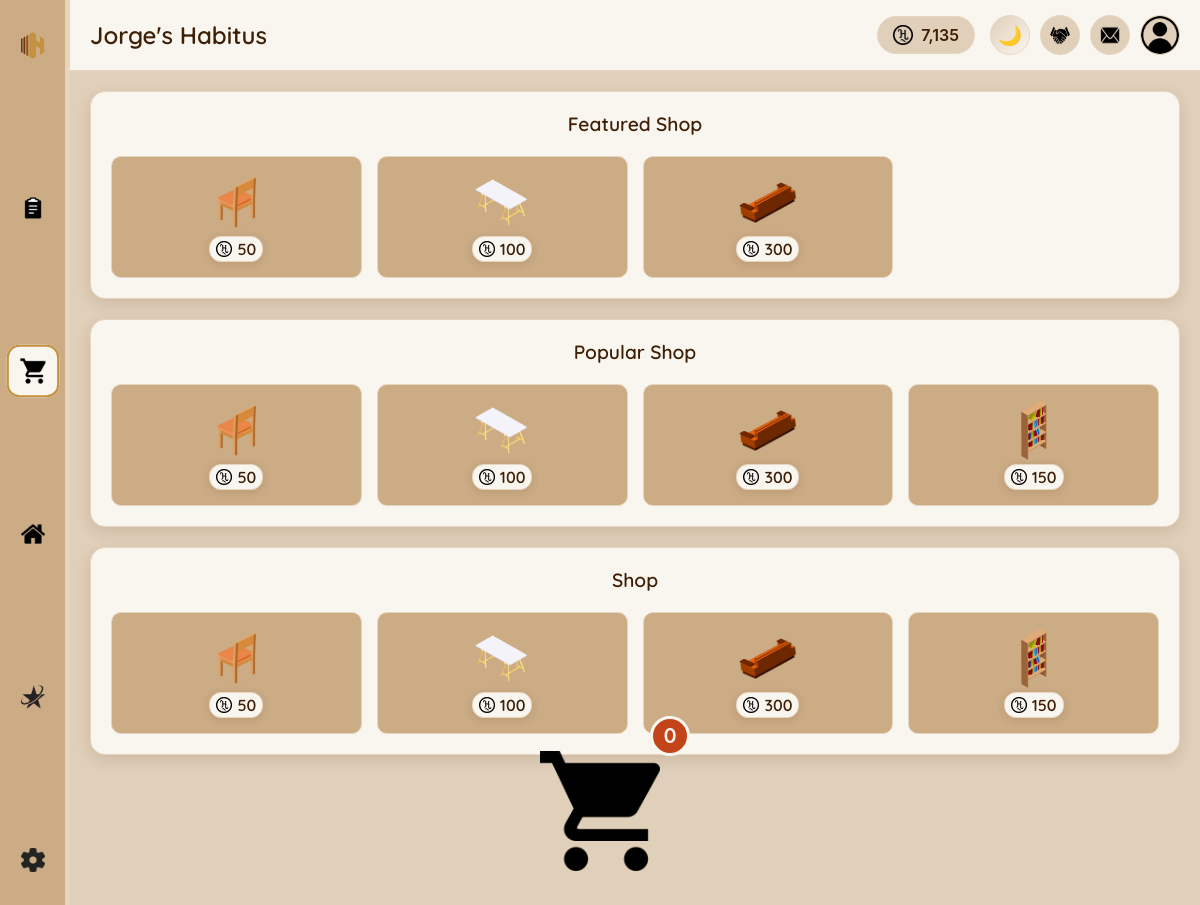
The app's page /pages/shop.php?category=1 (signed in) with its own data.
### tables this page shows
CREATE TABLE `users` (
  `id` int(11) NOT NULL,
  `username` varchar(50) NOT NULL,
  `email` varchar(100) NOT NULL,
  `password` varchar(255) NOT NULL,
  `hcoin` int(11) DEFAULT 0,
  `subscription_type` enum('free','adfree','premium') DEFAULT 'free',
  `subscription_expires` datetime DEFAULT NULL,
  `theme` varchar(20) DEFAULT 'light',
  `language` varchar(10) DEFAULT 'en',
  `created_at` timestamp NULL DEFAULT current_timestamp(),
  `last_login` timestamp NULL DEFAULT NULL,
  `stripe_customer_id` varchar(255) DEFAULT NULL,
  `stripe_subscription_id` varchar(255) DEFAULT NULL,
  `last_payment_intent` varchar(255) DEFAULT NULL,
  `payment_method_id` varchar(255) DEFAULT NULL,
  `payment_failures` int(11) DEFAULT 0,
  `last_payment_failure` datetime DEFAULT NULL,
  `subscription_created_at` timestamp NULL DEFAULT NULL COMMENT 'When subscription was first created',
  `subscription_updated_at` timestamp NULL DEFAULT NULL ON UPDATE current_timestamp() COMMENT 'Last subscription update',
  `profile_picture` varchar(255) DEFAULT 'images/icons/profile-icon.webp',
  `preferred_language` varchar(5) DEFAULT 'en',
  `timezone` varchar(50) DEFAULT 'UTC',
  `auto_translation` tinyint(1) DEFAULT 1,
  `translation_quality` varchar(20) DEFAULT 'standard',
  `high_quality_translation` tinyint(1) DEFAULT 0,
  `email_notifications` tinyint(1) DEFAULT 1,
  `task_reminders` tinyint(1) DEFAULT 1,
  `theme_preference` varchar(20) DEFAULT 'auto'
);

CREATE TABLE `shop_items` (
  `id` int(11) NOT NULL,
  `category_id` int(11) NOT NULL,
  `name` varchar(100) NOT NULL,
  `description` text DEFAULT NULL,
  `image_path` varchar(255) DEFAULT NULL,
  `rotation_variants` longtext DEFAULT NULL CHECK (json_valid(`rotation_variants`)),
  `price` int(11) NOT NULL,
  `rarity` enum('common','uncommon','rare','epic','legendary') DEFAULT 'common',
  `grid_width` int(11) DEFAULT 1,
  `grid_height` int(11) DEFAULT 1,
  `allowed_surfaces` varchar(100) DEFAULT 'floor',
  `is_featured` tinyint(1) DEFAULT 0,
  `is_available` tinyint(1) DEFAULT 1,
  `created_at` timestamp NULL DEFAULT current_timestamp()
);

### php/include/functions.php (called while the page is built, shortened)
<?php
function getUserData($userId) {
    global $conn;
    $sql = "SELECT * FROM users WHERE id = ?";
    $stmt = $conn->prepare($sql);
    $stmt->execute([$userId]);
    if ($stmt->rowCount() > 0) {
        $userData = $stmt->fetch();
        return $userData;
    }
    return [];
}

### pages/shop.php (the view, shortened to what this page needs)
<?php
require_once '../php/include/db_connect.php';
require_once '../php/include/functions.php';
$userData = getUserData($_SESSION['user_id']);
$userHCoins = $userData['hcoin'];
$userHabitusName = $userData['username'] . "'s Habitus";
$currentLanguage = $userData['language'] ?? 'en';
$currentTheme = $userData['theme'] ?? 'light';
$categoryId = isset($_GET['category']) ? intval($_GET['category']) : 0;
$query = "SELECT si.*, ic.name as category_name
         FROM shop_items si
         JOIN item_categories ic ON si.category_id = ic.id
         WHERE si.is_available = 1";
$params = [];
if ($categoryId > 0) {
    $query .= " AND si.category_id = :categoryId";
    $params['categoryId'] = $categoryId;
}
$query .= " ORDER BY si.is_featured DESC, si.created_at DESC";
$stmt = $conn->prepare($query);
$stmt->execute($params);
$shopItems = $stmt->fetchAll();
?>
<!DOCTYPE html>
<html lang="<?php echo $currentLanguage; ?>" data-theme="<?php echo $currentTheme; ?>">
<head>
    <link rel="stylesheet" href="../css/themes/<?php echo $currentTheme; ?>.css" id="theme-stylesheet">
    <link rel="stylesheet" href="../css/main.css">
    <link rel="stylesheet" href="../css/components/sidebar.css">
    <link rel="stylesheet" href="../css/components/header.css">
    <link rel="stylesheet" href="../css/components/scrollbar.css">
    <link rel="stylesheet" href="../css/pages/shop.css">
</head>
<body class="theme-<?php echo $currentTheme; ?>">
    <div class="main-container">
        <?php include '../php/include/sidebar.php'; ?>
        <div class="content-container">
            <?php include '../php/include/header.php'; ?>
            <div class="shop-content">
                <div class="shop-sections">
                    <div class="shop-section">
                        <h2 translate="yes">Featured Shop</h2>
                        <div class="shop-grid">
                            <?php
                            $featuredItems = array_filter($shopItems, function($item) {
                                return $item['is_featured'] == 1;
                            });
                            $featuredItems = array_slice($featuredItems, 0, 9);
                            foreach ($featuredItems as $item):
                            ?>
                                <div class="shop-item" onclick="addToCart(<?php echo $item['id']; ?>, '<?php echo htmlspecialchars($item['name']); ?>', <?php echo $item['price']; ?>, '<?php echo $item['image_path']; ?>', this)">
                                    <img src="../<?php echo $item['image_path']; ?>" alt="<?php echo htmlspecialchars($item['name']); ?>">
                                    <div class="shop-item-price">
                                        <img src="../images/icons/hcoin-icon.webp" alt="HCoin">
                                        <span><?php echo number_format($item['price']); ?></span>
                                    </div>
                                </div>
                            <?php endforeach; ?>
                        </div>
                    </div>
                    <div class="shop-section">
                        <h2>Popular Shop</h2>
                        <div class="shop-grid">
                            <?php
                            $popularItems = array_slice($shopItems, 0, 9);
                            foreach ($popularItems as $item):
                            ?>
                                <div class="shop-item" onclick="addToCart(<?php echo $item['id']; ?>, '<?php echo htmlspecialchars($item['name']); ?>', <?php echo $item['price']; ?>, '<?php echo $item['image_path']; ?>', this)">
                                    <img src="../<?php echo $item['image_path']; ?>" alt="<?php echo htmlspecialchars($item['name']); ?>">
                                    <div class="shop-item-price">
                                        <img src="../images/icons/hcoin-icon.webp" alt="HCoin">
                                        <span><?php echo number_format($item['price']); ?></span>
                                    </div>
                                </div>
                            <?php endforeach; ?>
                        </div>
                    </div>
                    <div class="shop-section">
                        <h2 translate="yes">Shop</h2>
                        <div class="shop-grid">
                            <?php
                            $allItems = array_slice($shopItems, 0, 9);
                            foreach ($allItems as $item):
                            ?>
                                <div class="shop-item" onclick="addToCart(<?php echo $item['id']; ?>, '<?php echo htmlspecialchars($item['name']); ?>', <?php echo $item['price']; ?>, '<?php echo $item['image_path']; ?>', this)">
                                    <img src="../<?php echo $item['image_path']; ?>" alt="<?php echo htmlspecialchars($item['name']); ?>">
                                    <div class="shop-item-price">
                                        <img src="../images/icons/hcoin-icon.webp" alt="HCoin">
                                        <span><?php echo number_format($item['price']); ?></span>
                                    </div>
                                </div>
                            <?php endforeach; ?>
                        </div>
                    </div>
                </div>
                <div class="bottom-cart" id="bottom-cart">
                    <div class="cart-icon-wrapper" onclick="toggleCart()">
                        <img src="../images/icons/cart-icon.webp" alt="Cart">
                        <span class="cart-badge" id="cart-badge">0</span>
                    </div>
                </div>
            </div>
        </div>
    </div>
</body>
</html>

### php/include/header.php (shortened to what this page needs)
<header class="main-header">
    <div class="user-info">
        <h1 class="habitus-name"><?php echo htmlspecialchars($userHabitusName); ?></h1>
    </div>
    <div class="user-actions">
        <div class="hcoin-balance">
            <img src="../images/icons/hcoin-icon.webp" alt="HCoin">
            <span><?php echo number_format($userHCoins); ?></span>
        </div>
        <button class="theme-toggle-button enhanced" onclick="toggleTheme()" title="Toggle Theme">
            <div class="theme-toggle-inner">
                <span class="moon-icon">🌙</span>
            </div>
        </button>
        <a href="survey.php" class="survey-button" title="Improve with feedback">
            <img src="../images/icons/support-icon.webp" alt="Survey">
        </a>
        <div class="messages-button" id="messages-toggle" title="Notifications">
            <img src="../images/icons/messages-icon.webp" alt="Messages">
        </div>
        <a href="settings.php" class="profile-button" title="Profile settings">
            <?php
            $profilePic = $userData['profile_picture'] ?? 'uploads/profile-icon.webp';
            if (strpos($profilePic, 'http') === 0) {
                $profileUrl = $profilePic;
            } else if (strpos($profilePic, '/') === 0) {
                $profileUrl = $profilePic;
            } else if (strpos($profilePic, 'uploads/') === 0) {
                $profileUrl = '/' . $profilePic;
            } else {
                $profileUrl = '../' . $profilePic;
            }
            ?>
            <img src="<?php echo htmlspecialchars($profileUrl); ?>"
                 alt="Profile Picture"
                 onerror="this.src='../uploads/profile-icon.webp'">
        </a>
    </div>
</header>

### css/themes/light.css (style rules this page uses)
html[data-theme="light"]:root, html[data-theme="light"] { --primary: #3e1e04; --primary-light: #6a3005; --secondary: #965015; --accent: #c4923e; --bg-primary: #e0cfb9; --bg-secondary: #cbac85; --bg-panel: #f9f6f0; --text-primary: #3e1e04; --text-secondary: #6a3005; --border-primary: #e6d5c0; --success: #965015; --error: #c4441a; --warning: #c4923e; --info: #6a3005; --shadow: rgba(62, 30, 4, 0.12); --btn-bg: #3e1e04; --btn-text: #f9f6f0; --input-bg: #f9f6f0; --input-text: #3e1e04; --tooltip-bg: rgba(62, 30, 4, 0.9); --benefits: #098200; }
html[data-theme="light"] body { background-color: var(--bg-primary); color: var(--text-primary); }
html[data-theme="light"] .main-header { background-color: var(--bg-panel); border-color: var(--border-primary); color: var(--text-primary); box-shadow: 0 1px 3px var(--shadow); }
html[data-theme="light"] .content-container { background-color: var(--bg-primary); }
html[data-theme="light"] .dashboard-content, html[data-theme="light"] .tasks-content, html[data-theme="light"] .settings-content, html[data-theme="light"] .shop-content, html[data-theme="light"] .habitus-content, html[data-theme="light"] .subscription-content { background-color: var(--bg-primary); }
html[data-theme="light"] a { color: var(--accent); }

### css/main.css (style rules this page uses)
html[data-theme] { transition: none; }
html[data-theme] * { transition: background-color 0.3s ease, color 0.3s ease, border-color 0.3s ease, box-shadow 0.3s ease; }
* { box-sizing: border-box; margin: 0; padding: 0; transition: background-color 0.3s ease, color 0.3s ease, border-color 0.3s ease; }
body { font-family: 'Poppins', -apple-system, BlinkMacSystemFont, sans-serif; background-color: var(--bg-primary); color: var(--text-primary); overflow-x: hidden; }
.main-container { display: flex; height: 100vh; width: 100%; overflow: hidden; }
.content-container { flex: 1; display: flex; flex-direction: column; overflow: hidden; }
a { text-decoration: none; color: var(--accent); transition: color 0.3s; }
button { transition: all 0.3s ease; }

### css/components/scrollbar.css (style rules this page uses)
html:not(.index-page) { scrollbar-width: thin; scrollbar-color: var(--border-primary) var(--bg-panel); }
.content-container { flex: 1; display: flex; flex-direction: column; overflow: hidden; }
.tasks-content, .shop-content, .habitus-content, .dashboard-content, .settings-content, .profile-content, .subscription-content { flex: 1; overflow-y: auto; scrollbar-width: thin; scrollbar-color: var(--border-primary) var(--bg-panel); }

### records on screen
users: userHabitusName "Jorge's Habitus", userHCoins "7,135"
shop_items: image_path (picture), price "50"
shop_items: image_path (picture), price "100"
shop_items: image_path (picture), price "300"
shop_items: image_path (picture), price "150"
